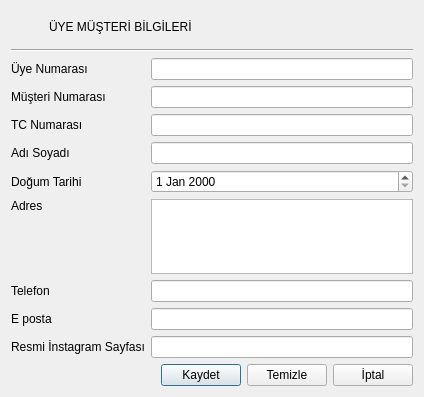
<?xml version="1.0" encoding="UTF-8"?>
<ui version="4.0">
 <class>OOUyeMusteriBilgileriFormu</class>
 <widget class="QDialog" name="OOUyeMusteriBilgileriFormu">
  <property name="geometry">
   <rect>
    <x>0</x>
    <y>0</y>
    <width>424</width>
    <height>382</height>
   </rect>
  </property>
  <property name="windowTitle">
   <string>Dialog</string>
  </property>
  <property name="styleSheet">
   <string notr="true">QLabel {
	font: 10pt &quot;Cambria&quot;;
}

QLabel#lblBaslik {
 font: bold 14pt &quot;Cambria&quot;;
}

QLabel#lblSimge {
 qproperty-pixmap: url(:/simgeler/Simgeler/uyemusteri.png);
}

QDateEdit {
 qproperty-displayFormat: 'dd.MM.yyyy';
 qproperty-calendarPopup: true;
}

QPushButton#btnKaydet {
 qproperty-text: 'Kaydet';
 qproperty-icon: url(:/simgeler/Simgeler/kaydet.png);
 qproperty-default: true;
}

QPushButton#btnTemizle {
 qproperty-text: 'Temizle';
 qproperty-icon: url(:/simgeler/Simgeler/temizle.png);
}

QPushButton#btnIptal {
 qproperty-text: 'İptal';
 qproperty-icon: url(:/simgeler/Simgeler/iptal.png);
}
</string>
  </property>
  <layout class="QGridLayout" name="gridLayout_2">
   <item row="0" column="0">
    <layout class="QHBoxLayout" name="horizontalLayout_2">
     <item>
      <widget class="QLabel" name="lblSimge">
       <property name="minimumSize">
        <size>
         <width>32</width>
         <height>32</height>
        </size>
       </property>
       <property name="maximumSize">
        <size>
         <width>32</width>
         <height>32</height>
        </size>
       </property>
       <property name="text">
        <string/>
       </property>
      </widget>
     </item>
     <item>
      <widget class="QLabel" name="lblBaslik">
       <property name="text">
        <string>ÜYE MÜŞTERİ BİLGİLERİ</string>
       </property>
      </widget>
     </item>
    </layout>
   </item>
   <item row="1" column="0">
    <widget class="Line" name="line">
     <property name="orientation">
      <enum>Qt::Horizontal</enum>
     </property>
    </widget>
   </item>
   <item row="2" column="0">
    <layout class="QGridLayout" name="gridLayout">
     <item row="4" column="1">
      <widget class="QDateEdit" name="deDogumTarihi"/>
     </item>
     <item row="0" column="1">
      <widget class="QLineEdit" name="leUyeNo"/>
     </item>
     <item row="2" column="0">
      <widget class="QLabel" name="lblTCNo">
       <property name="text">
        <string>TC Numarası</string>
       </property>
      </widget>
     </item>
     <item row="0" column="0">
      <widget class="QLabel" name="lblUyeNo">
       <property name="text">
        <string>Üye Numarası</string>
       </property>
      </widget>
     </item>
     <item row="3" column="0">
      <widget class="QLabel" name="lblAdSoyad">
       <property name="text">
        <string>Adı Soyadı</string>
       </property>
      </widget>
     </item>
     <item row="3" column="1">
      <widget class="QLineEdit" name="leAdSoyad"/>
     </item>
     <item row="2" column="1">
      <widget class="QLineEdit" name="leTCNo"/>
     </item>
     <item row="5" column="0">
      <widget class="QLabel" name="lblAdres">
       <property name="text">
        <string>Adres</string>
       </property>
       <property name="alignment">
        <set>Qt::AlignLeading|Qt::AlignLeft|Qt::AlignTop</set>
       </property>
      </widget>
     </item>
     <item row="4" column="0">
      <widget class="QLabel" name="lblDogumTarihi">
       <property name="text">
        <string>Doğum Tarihi</string>
       </property>
      </widget>
     </item>
     <item row="5" column="1">
      <widget class="QPlainTextEdit" name="pteAdres">
       <property name="minimumSize">
        <size>
         <width>0</width>
         <height>75</height>
        </size>
       </property>
       <property name="maximumSize">
        <size>
         <width>16777215</width>
         <height>75</height>
        </size>
       </property>
      </widget>
     </item>
     <item row="6" column="0">
      <widget class="QLabel" name="lblTelefon">
       <property name="text">
        <string>Telefon</string>
       </property>
      </widget>
     </item>
     <item row="6" column="1">
      <widget class="QLineEdit" name="leTelefon"/>
     </item>
     <item row="7" column="0">
      <widget class="QLabel" name="lblEposta">
       <property name="text">
        <string>E posta</string>
       </property>
      </widget>
     </item>
     <item row="7" column="1">
      <widget class="QLineEdit" name="leEposta"/>
     </item>
     <item row="8" column="1">
      <widget class="QLineEdit" name="leInstagram"/>
     </item>
     <item row="8" column="0">
      <widget class="QLabel" name="lblinstagram">
       <property name="text">
        <string>Resmi İnstagram Sayfası</string>
       </property>
      </widget>
     </item>
     <item row="1" column="0">
      <widget class="QLabel" name="label">
       <property name="text">
        <string>Müşteri Numarası</string>
       </property>
      </widget>
     </item>
     <item row="1" column="1">
      <widget class="QLineEdit" name="leMusteriNo"/>
     </item>
    </layout>
   </item>
   <item row="3" column="0">
    <layout class="QHBoxLayout" name="horizontalLayout">
     <item>
      <spacer name="horizontalSpacer">
       <property name="orientation">
        <enum>Qt::Horizontal</enum>
       </property>
       <property name="sizeHint" stdset="0">
        <size>
         <width>40</width>
         <height>20</height>
        </size>
       </property>
      </spacer>
     </item>
     <item>
      <widget class="QPushButton" name="btnKaydet">
       <property name="text">
        <string>Kaydet</string>
       </property>
      </widget>
     </item>
     <item>
      <widget class="QPushButton" name="btnTemizle">
       <property name="text">
        <string>Temizle</string>
       </property>
      </widget>
     </item>
     <item>
      <widget class="QPushButton" name="btnIptal">
       <property name="text">
        <string>İptal</string>
       </property>
      </widget>
     </item>
    </layout>
   </item>
  </layout>
 </widget>
 <resources/>
 <connections>
  <connection>
   <sender>btnKaydet</sender>
   <signal>clicked()</signal>
   <receiver>OOUyeMusteriBilgileriFormu</receiver>
   <slot>accept()</slot>
   <hints>
    <hint type="sourcelabel">
     <x>227</x>
     <y>385</y>
    </hint>
    <hint type="destinationlabel">
     <x>188</x>
     <y>387</y>
    </hint>
   </hints>
  </connection>
  <connection>
   <sender>btnIptal</sender>
   <signal>clicked()</signal>
   <receiver>OOUyeMusteriBilgileriFormu</receiver>
   <slot>reject()</slot>
   <hints>
    <hint type="sourcelabel">
     <x>385</x>
     <y>386</y>
    </hint>
    <hint type="destinationlabel">
     <x>388</x>
     <y>406</y>
    </hint>
   </hints>
  </connection>
  <connection>
   <sender>leUyeNo</sender>
   <signal>textChanged(QString)</signal>
   <receiver>OOUyeMusteriBilgileriFormu</receiver>
   <slot>degisiklikVar()</slot>
   <hints>
    <hint type="sourcelabel">
     <x>240</x>
     <y>76</y>
    </hint>
    <hint type="destinationlabel">
     <x>137</x>
     <y>387</y>
    </hint>
   </hints>
  </connection>
  <connection>
   <sender>leTCNo</sender>
   <signal>textChanged(QString)</signal>
   <receiver>OOUyeMusteriBilgileriFormu</receiver>
   <slot>degisiklikVar()</slot>
   <hints>
    <hint type="sourcelabel">
     <x>253</x>
     <y>99</y>
    </hint>
    <hint type="destinationlabel">
     <x>194</x>
     <y>372</y>
    </hint>
   </hints>
  </connection>
  <connection>
   <sender>leAdSoyad</sender>
   <signal>textChanged(QString)</signal>
   <receiver>OOUyeMusteriBilgileriFormu</receiver>
   <slot>degisiklikVar()</slot>
   <hints>
    <hint type="sourcelabel">
     <x>215</x>
     <y>138</y>
    </hint>
    <hint type="destinationlabel">
     <x>114</x>
     <y>400</y>
    </hint>
   </hints>
  </connection>
  <connection>
   <sender>deDogumTarihi</sender>
   <signal>dateChanged(QDate)</signal>
   <receiver>OOUyeMusteriBilgileriFormu</receiver>
   <slot>degisiklikVar()</slot>
   <hints>
    <hint type="sourcelabel">
     <x>312</x>
     <y>169</y>
    </hint>
    <hint type="destinationlabel">
     <x>39</x>
     <y>384</y>
    </hint>
   </hints>
  </connection>
  <connection>
   <sender>pteAdres</sender>
   <signal>textChanged()</signal>
   <receiver>OOUyeMusteriBilgileriFormu</receiver>
   <slot>degisiklikVar()</slot>
   <hints>
    <hint type="sourcelabel">
     <x>207</x>
     <y>230</y>
    </hint>
    <hint type="destinationlabel">
     <x>55</x>
     <y>377</y>
    </hint>
   </hints>
  </connection>
  <connection>
   <sender>leTelefon</sender>
   <signal>textChanged(QString)</signal>
   <receiver>OOUyeMusteriBilgileriFormu</receiver>
   <slot>degisiklikVar()</slot>
   <hints>
    <hint type="sourcelabel">
     <x>282</x>
     <y>279</y>
    </hint>
    <hint type="destinationlabel">
     <x>82</x>
     <y>365</y>
    </hint>
   </hints>
  </connection>
  <connection>
   <sender>leEposta</sender>
   <signal>textChanged(QString)</signal>
   <receiver>OOUyeMusteriBilgileriFormu</receiver>
   <slot>degisiklikVar()</slot>
   <hints>
    <hint type="sourcelabel">
     <x>162</x>
     <y>319</y>
    </hint>
    <hint type="destinationlabel">
     <x>92</x>
     <y>372</y>
    </hint>
   </hints>
  </connection>
  <connection>
   <sender>leInstagram</sender>
   <signal>textChanged(QString)</signal>
   <receiver>OOUyeMusteriBilgileriFormu</receiver>
   <slot>degisiklikVar()</slot>
   <hints>
    <hint type="sourcelabel">
     <x>350</x>
     <y>342</y>
    </hint>
    <hint type="destinationlabel">
     <x>21</x>
     <y>393</y>
    </hint>
   </hints>
  </connection>
 </connections>
 <slots>
  <slot>degisiklikVar()</slot>
 </slots>
</ui>
